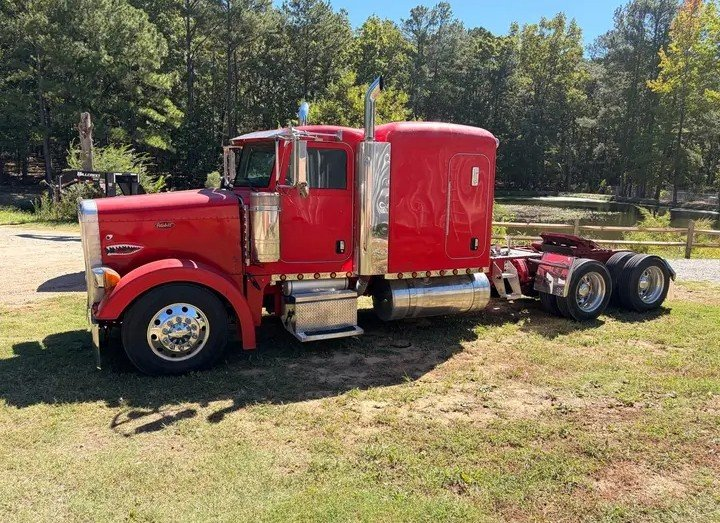
#> input picture ads/big-items-v2/src/pete05-4.jpg, 720 x 523 px, given in place of fleet-2004-peterbilt-379-sleeper-truck-a-c.jpg, which was not available
$ python build.py ../big-items-v2/src/pete05-4.jpg
#> lines starting #> are read from the running program, lines starting #| are printed output that depends on the picture
"""After-hours photo posts: one real listing photo, graded dark and moody,
on a 1080x1350 feed canvas. No text on the image (the reference look).

Usage: python3 ads/after-hours/build.py <out_dir>
Sources come from broll/in/brand-kit/site-listings (real live-site listing
photos, already checked for faces). Plates, door numbers and watermarks are
blurred by the boxes in POSTS below.
"""
import sys
from pathlib import Path

import numpy as np
from PIL import Image, ImageFilter, ImageOps

ROOT = Path(__file__).resolve().parents[2]
SRC = ROOT / "broll/in/brand-kit/site-listings"
W, H = 1080, 1350

# blur boxes are fractions of the source image (x0, y0, x1, y1)
# sky: how much to pull the top of the frame down (outdoor shots)
POSTS = [
    {"slug": "peterbilt-379", "file": "fleet-2004-peterbilt-379-sleeper-truck-a-c.jpg",
     "sky": 0.8, "exposure": 0.80, "blur": [], "crop": (0.06, 0.0, 0.92, 1.0), "size": (1080, 1080)},
    {"slug": "komatsu-engine", "file": "parts-komatsu-hd785-7-engine-for-sale-worldwide-shipping.jpg",
     "sky": 0.35, "exposure": 0.78, "blur": [], "anchor": 1.0},
    {"slug": "hotsy-pressure-washer", "file": "pressure-hotsy-hot-water-pressure-washer-cart.jpg",
     "sky": 0.15, "exposure": 0.90, "blur": []},
    {"slug": "micrometer-set", "file": "machining-mitutoya-outside-micrometer-set-large.jpg",
     "sky": 0.2, "exposure": 0.85, "blur": []},
    {"slug": "telehandler", "file": "forklifts-2014-sky-trak-6042-telehandler.jpg",
     "sky": 0.8, "exposure": 0.80, "crop": (0.03, 0.0, 0.88, 1.0), "size": (1080, 1080),
     # dealer watermark top right, unit number on the white truck door
     "blur": [(0.80, 0.04, 0.96, 0.16), (0.26, 0.60, 0.33, 0.66)]},
]


def blur_boxes(im, boxes):
    for x0, y0, x1, y1 in boxes:
        b = (int(x0 * im.width), int(y0 * im.height), int(x1 * im.width), int(y1 * im.height))
        region = im.crop(b).filter(ImageFilter.GaussianBlur(max(8, (b[2] - b[0]) // 10)))
        im.paste(region, b)
    return im


def grade(im, sky, exposure):
    a = np.asarray(im).astype(np.float32) / 255.0
    h, w, _ = a.shape
    # darken midtones, keep highlights (chrome, lights) bright
    lum = a.mean(axis=2, keepdims=True)
    a = a * exposure * (0.55 + 0.45 * lum)
    # top of frame falls off to night (sky, ceilings)
    y = np.linspace(0, 1, h)[:, None, None]
    top = np.clip(y / 0.6, 0, 1) ** 0.8
    a = a * (1 - sky * (1 - top))
    # cool, desaturated shadows; warm highlights
    lum = a.mean(axis=2, keepdims=True)
    a = lum + (a - lum) * 0.8
    shadow = np.array([0.055, 0.13, 0.25], np.float32)  # slate-deep tint
    warm = np.array([1.06, 1.0, 0.90], np.float32)
    a = a * (1 - 0.25 * (1 - lum)) + shadow * 0.25 * (1 - lum) * 0.5
    a = a * (1 + (warm - 1) * lum)
    # contrast s-curve
    a = np.clip(a, 0, 1)
    a = a * a * (3 - 2 * a) * 0.6 + a * 0.4
    # radial vignette
    yy, xx = np.mgrid[0:h, 0:w].astype(np.float32)
    r = np.sqrt(((xx - w / 2) / (w / 2)) ** 2 + ((yy - h * 0.55) / (h / 2)) ** 2)
    a = a * (1 - 0.55 * np.clip(r - 0.45, 0, 1) ** 1.4)[..., None]
    # fine grain
    rng = np.random.default_rng(7)
    a = a + rng.normal(0, 0.012, a.shape).astype(np.float32)
    return Image.fromarray((np.clip(a, 0, 1) * 255).astype(np.uint8))


def compose(im, size=(W, H), anchor=0.5):
    """Whole photo on the feed canvas. When the photo is within 8% of the
    canvas shape it fills it (crop <= 1.07x, cut from the side named by
    anchor); otherwise it is fit and the gap fades to night from its own
    edge colours, so no stretched or mirrored copy shows."""
    cw, ch = size
    s_fit = min(cw / im.width, ch / im.height)
    s_cov = max(cw / im.width, ch / im.height)
    if s_cov / s_fit <= 1.08:
        big = im.resize((round(im.width * s_cov), round(im.height * s_cov)), Image.LANCZOS)
        x = (big.width - cw) // 2
        y = round((big.height - ch) * anchor)
        return big.crop((x, y, x + cw, y + ch))
    fw, fh = round(im.width * s_fit), round(im.height * s_fit)
    fg = np.asarray(im.resize((fw, fh), Image.LANCZOS)).astype(np.float32)
    canvas = np.zeros((ch, cw, 3), np.float32)
    x = (cw - fw) // 2
    y = (ch - fh) // 2
    # gap above: top-row colour fading to near black; gap below: bottom-row colour fading
    top = fg[:8].mean(axis=0).mean(axis=0)
    bot = fg[-8:].mean(axis=0).mean(axis=0)
    night = np.array([6, 9, 14], np.float32)
    if y > 0:
        t = np.linspace(0, 1, y, dtype=np.float32)[:, None, None] ** 1.5
        canvas[:y] = night + (top - night) * t
    if y + fh < ch:
        t = np.linspace(1, 0, ch - y - fh, dtype=np.float32)[:, None, None] ** 1.5
        canvas[y + fh:] = night + (bot - night) * t
    canvas[y:y + fh, x:x + fw] = fg
    # soften the seams
    f = 90
    img = Image.fromarray(np.clip(canvas, 0, 255).astype(np.uint8))
    soft = img.filter(ImageFilter.GaussianBlur(26))
    m = np.zeros((ch, cw), np.float32)
    for edge in (y, y + fh):
        if 0 < edge < ch:
            lo, hi = max(0, edge - f), min(ch, edge + f)
            m[lo:hi] = 1 - np.abs(np.arange(lo, hi) - edge)[:, None] / f
    img.paste(soft, (0, 0), Image.fromarray((m * 255).astype(np.uint8)))
    return img


def main(out):
#> called with out = '../big-items-v2/src/pete05-4.jpg'
    out = Path(out)
    out.mkdir(parents=True, exist_ok=True)
    for p in POSTS:
        im = ImageOps.exif_transpose(Image.open(SRC / p["file"])).convert("RGB")
#> im is the input picture: PIL image 720x523 RGB; mean R, G, B 125.3, 108.8, 87.6
        im = blur_boxes(im, p["blur"])
        if "crop" in p:
            x0, y0, x1, y1 = p["crop"]
            im = im.crop((int(x0 * im.width), int(y0 * im.height), int(x1 * im.width), int(y1 * im.height)))
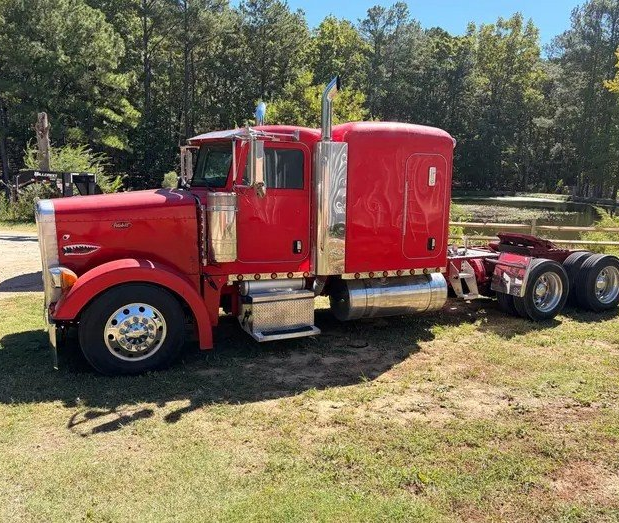
#> im: PIL image 619x523 RGB; mean R, G, B 123.1, 104.9, 85.9
        im = grade(im, p["sky"], p["exposure"])
#> in grade, `lum = a.mean(axis=2, keepdims=True)`:
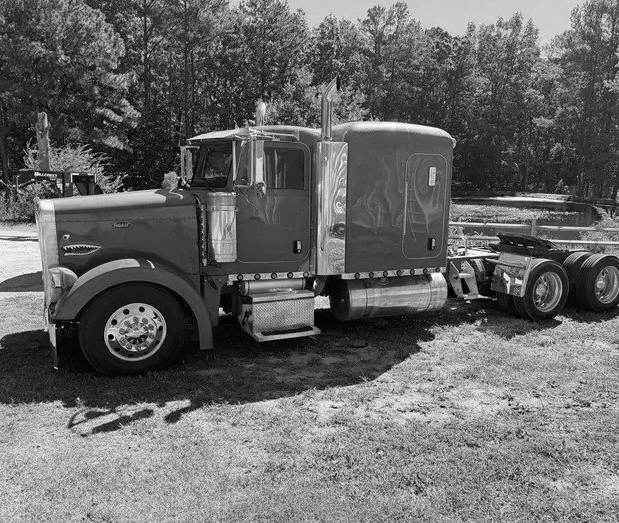
#> lum: shape (523, 619, 1) float32; min 0, max 0.999, mean 0.41
#> in grade, `lum = a.mean(axis=2, keepdims=True)`:
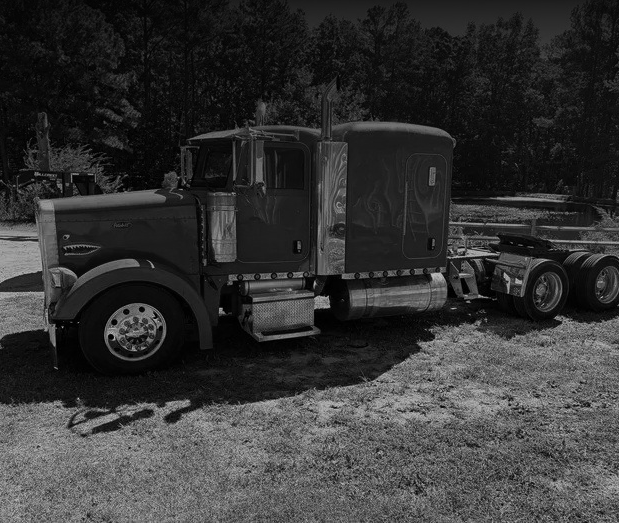
#> lum: shape (523, 619, 1) float64; min 0, max 0.788, mean 0.211
#> in grade, `a = a * (1 - 0.55 * np.clip(r - 0.45, 0, 1) ** 1.4)[..., None]`:
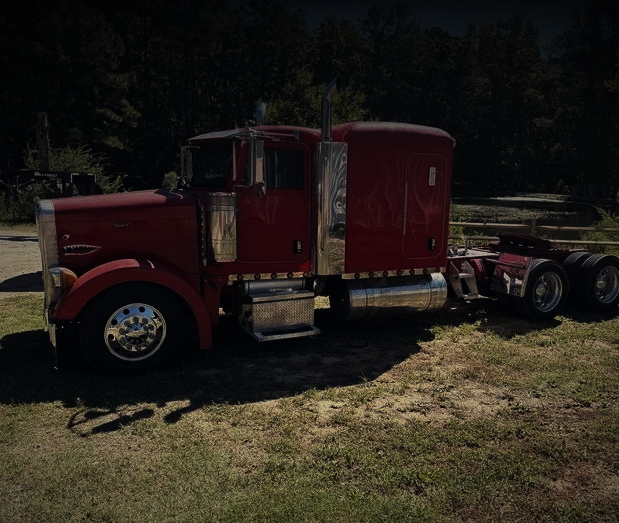
#> a: shape (523, 619, 3) float64; mean R, G, B 0.159, 0.136, 0.108
#> in grade, `a = a + rng.normal(0, 0.012, a.shape).astype(np.float32)`:
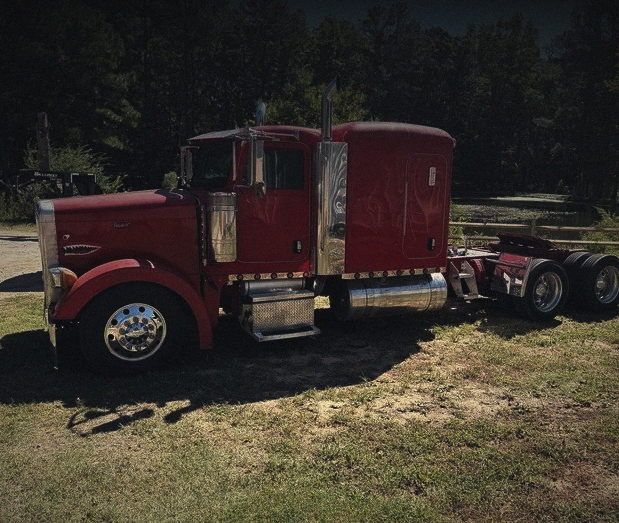
#> a: shape (523, 619, 3) float64; mean R, G, B 0.159, 0.136, 0.108; drawn with min black and max white
        canvas = compose(im, p.get("size", (W, H)), p.get("anchor", 0.5))
#> in compose, `top = fg[:8].mean(axis=0).mean(axis=0)`: top = [4.75, 7.13, 9.44]
#> in compose, `bot = fg[-8:].mean(axis=0).mean(axis=0)`: bot = [66.54, 61.77, 38.77]
#> in compose, `soft = img.filter(ImageFilter.GaussianBlur(26))`:
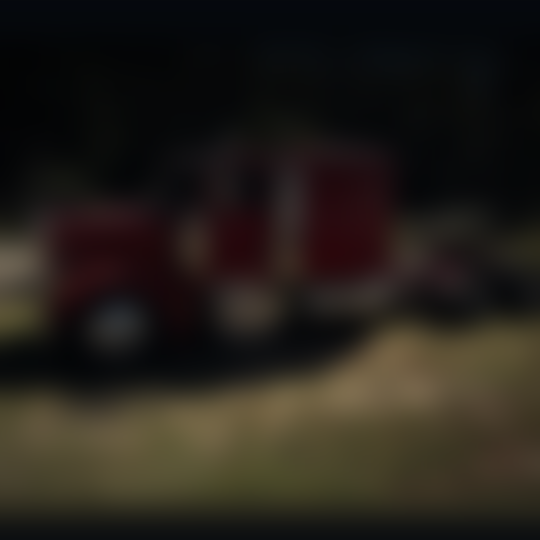
#> soft: PIL image 1080x1080 RGB (shown at 1/2 size); mean R, G, B 36.6, 31.8, 25.5
#> after the loop in compose, `for edge in (y, y + fh):`:
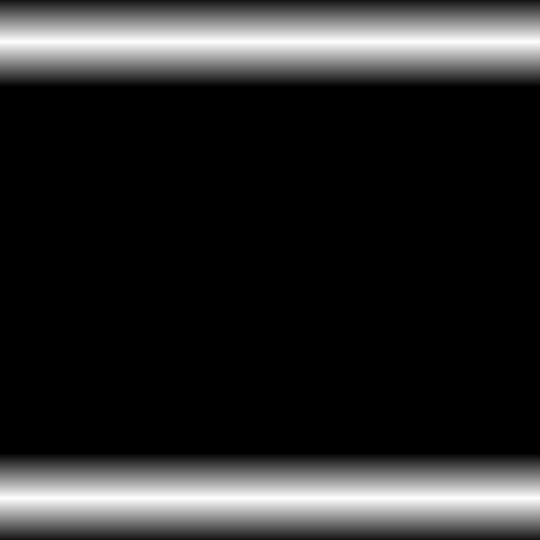
#> m: shape (1080, 1080) float32 (shown at 1/2 size); min 0, max 1, mean 0.166
        ratio = "4x5" if canvas.size == (W, H) else "1x1"
#> ratio = '1x1'
        dst = out / f"after-hours-{p['slug']}-{ratio}.jpg"
        canvas.save(dst, quality=90, optimize=True, progressive=True)
        print(dst, canvas.size)
#| ../big-items-v2/src/pete05-4.jpg/after-hours-peterbilt-379-1x1.jpg (1080, 1080)
#> pass 2 of the loop in main, `for p in POSTS:`:
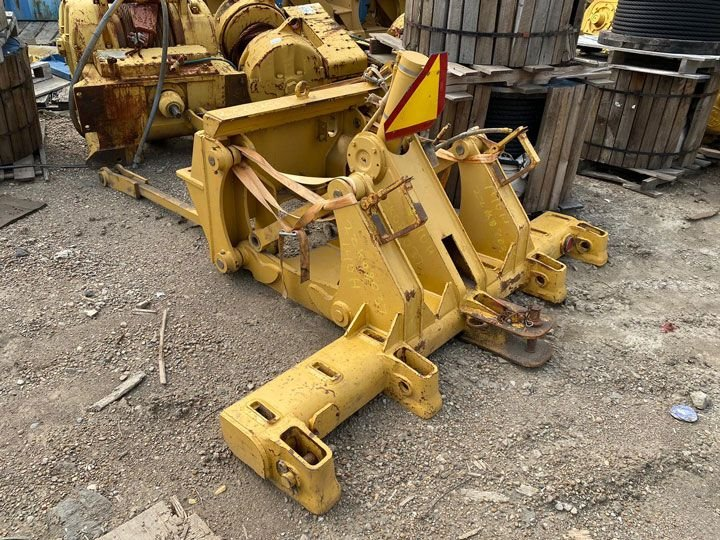
#> input picture ads/big-items-v2/src/ripper140-0.jpg, 720 x 540 px, given in place of parts-komatsu-hd785-7-engine-for-sale-worldwide-shipping.jpg, which was not available
#> in main, im is the input picture: PIL image 720x540 RGB; mean R, G, B 138.8, 120.5, 91.6
#> in grade (call 2), `a = a + rng.normal(0, 0.012, a.shape).astype(np.float32)`:
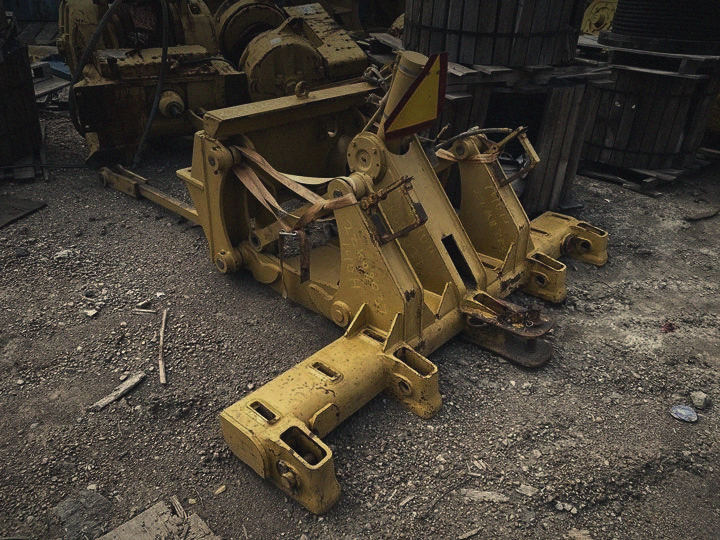
#> a: shape (540, 720, 3) float64; mean R, G, B 0.197, 0.172, 0.135; drawn with min black and max white
#> fg: shape (810, 1080, 3) float32
#> in compose (call 2), `top = fg[:8].mean(axis=0).mean(axis=0)`: top = [14.08, 13.31, 11.43]
#> bot = [66.55, 60.04, 51.31]
#> soft: PIL image 1080x1350 RGB
#> after the loop in compose (call 2), `for edge in (y, y + fh):`:
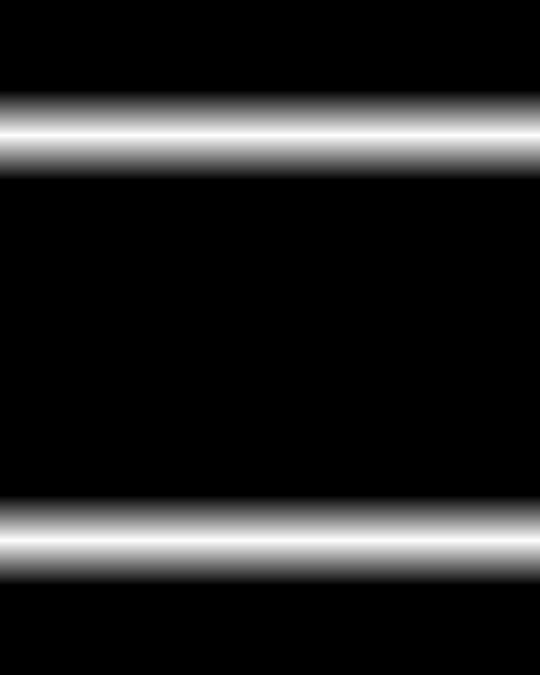
#> m: shape (1350, 1080) float32 (shown at 1/2 size); min 0, max 1, mean 0.133
#| ../big-items-v2/src/pete05-4.jpg/after-hours-komatsu-engine-4x5.jpg (1080, 1350)


if __name__ == "__main__":
#> (the run stopped early here; a loop or call above may not have finished)
